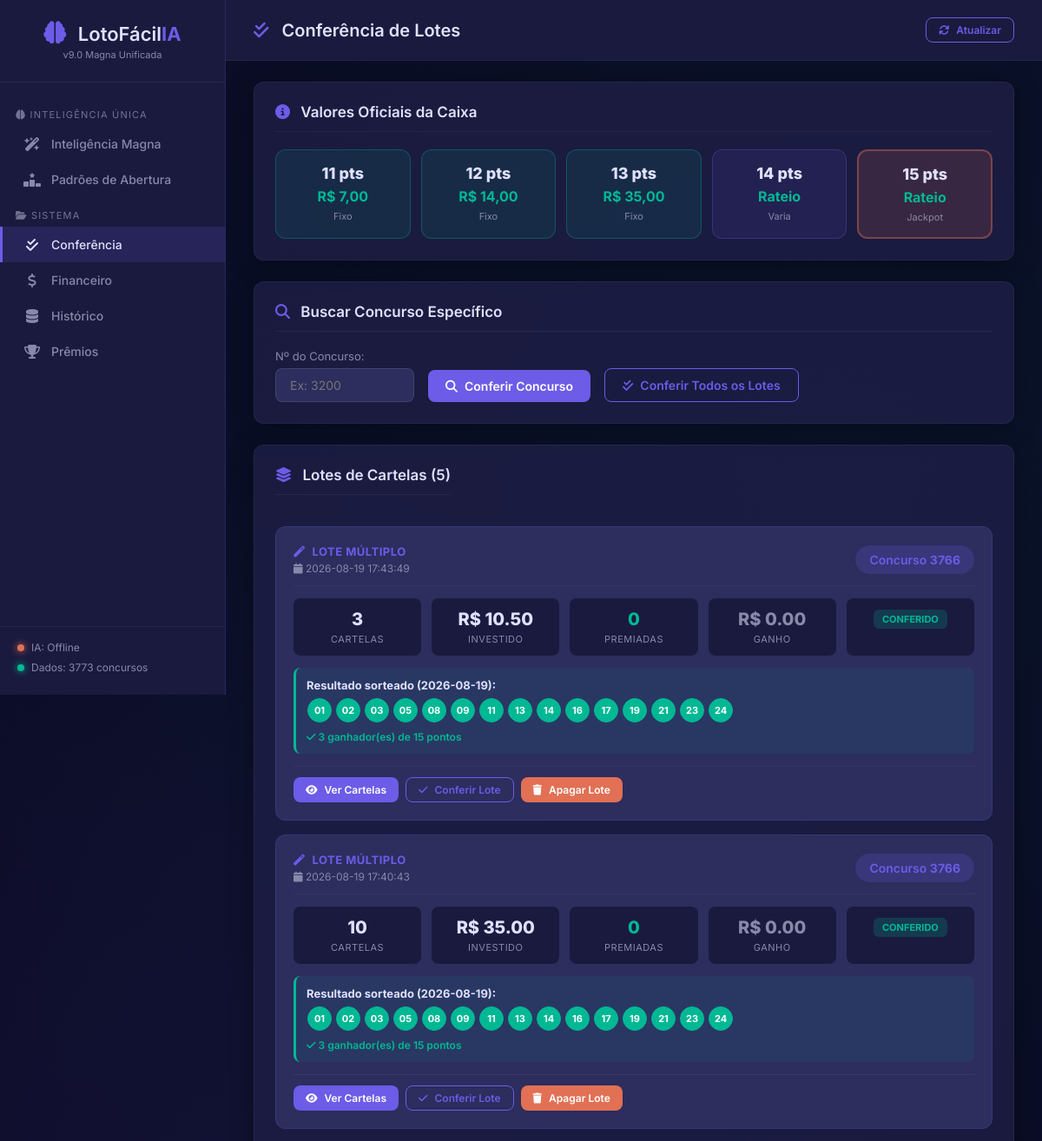
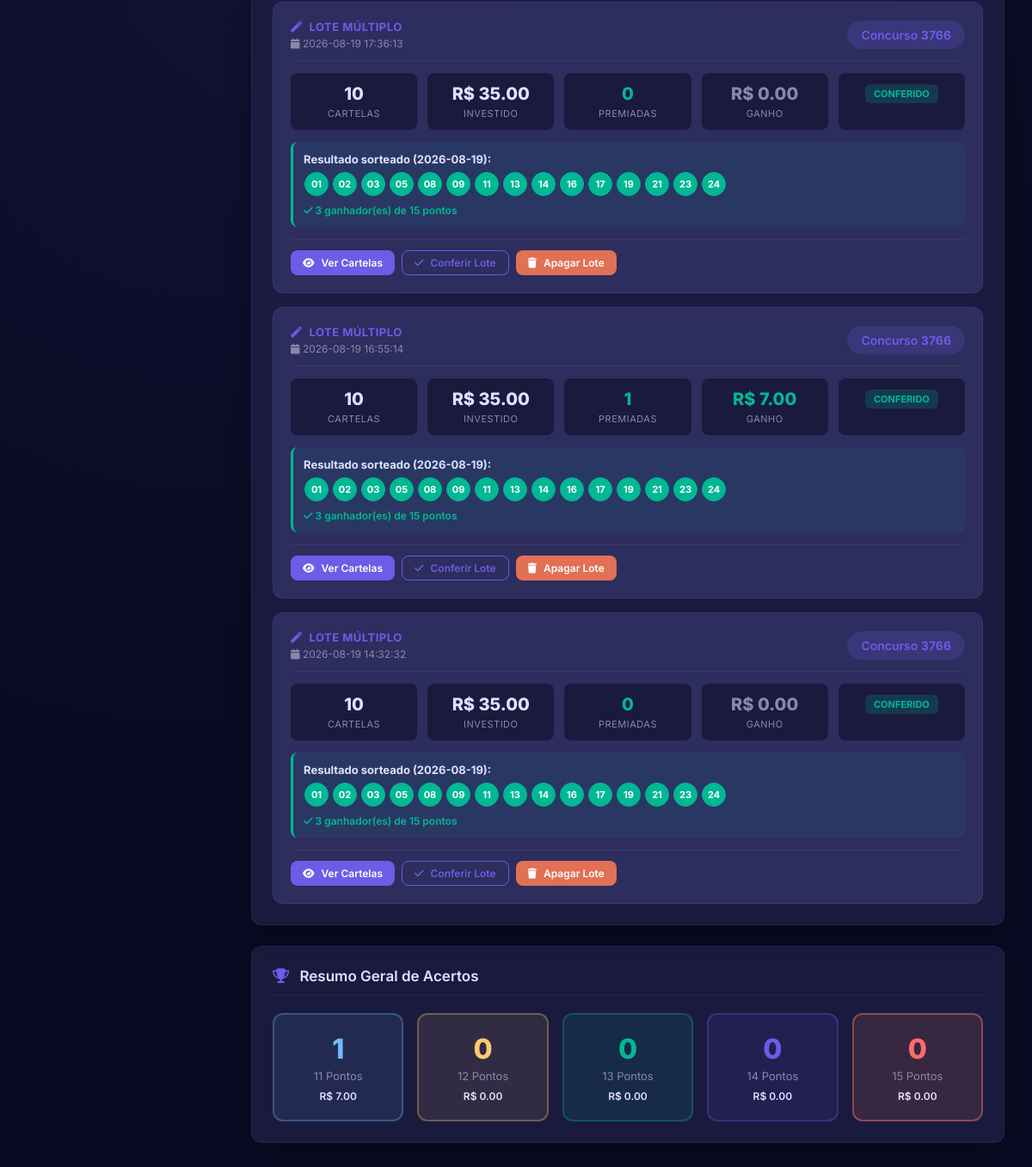
The page /conferencia on the database its author committed (2 pictures, top to bottom).
### tables this page shows
CREATE TABLE resultados (
                concurso        INTEGER PRIMARY KEY,
                data            TEXT,
                d1  INTEGER, d2  INTEGER, d3  INTEGER,
                d4  INTEGER, d5  INTEGER, d6  INTEGER,
                d7  INTEGER, d8  INTEGER, d9  INTEGER,
                d10 INTEGER, d11 INTEGER, d12 INTEGER,
                d13 INTEGER, d14 INTEGER, d15 INTEGER,
                bitmask         INTEGER,
                soma            INTEGER,
                pares           INTEGER,
                impares         INTEGER,
                primos_count    INTEGER,
                fibonacci_count INTEGER,
                borda_count     INTEGER,
                consecutivos_max INTEGER,
                -- Prêmios reais por faixa
                premio_11       REAL DEFAULT 0,
                premio_12       REAL DEFAULT 0,
                premio_13       REAL DEFAULT 0,
                premio_14       REAL DEFAULT 0,
                premio_15       REAL DEFAULT 0,
                -- Número de ganhadores por faixa
                ganhadores_11   INTEGER DEFAULT 0,
                ganhadores_12   INTEGER DEFAULT 0,
                ganhadores_13   INTEGER DEFAULT 0,
                ganhadores_14   INTEGER DEFAULT 0,
                ganhadores_15   INTEGER DEFAULT 0,
                -- Arrecadação total
                arrecadacao     REAL DEFAULT 0
            );

CREATE TABLE lotes_cartelas (
            lote_id       TEXT PRIMARY KEY,
            data_criacao  TEXT,
            concurso_alvo INTEGER,
            tipo_geracao  TEXT,
            quantidade    INTEGER,
            custo_total   REAL,
            modo          TEXT,
            grupo_elite   TEXT,
            cobertura_13  REAL,
            observacao    TEXT
        );

### app.py (the view)
@app.route("/conferencia")
def conferencia_page():
    lotes      = conferencia.get_todos_lotes()
    resumo_raw = conferencia.resumo_conferencia()
    resumo = {}
    for pts, dados in resumo_raw.items():
        resumo[pts] = dados if isinstance(dados, dict) \
                      else {"qtd": dados, "total_premio": 0}
    return render_template(
        "conferencia.html",
        lotes  = lotes,
        resumo = resumo,
    )

### app.py (called while the page is built)
@app.context_processor
def inject_status():
    return {"status": status_sistema}

### core/conferencia.py (called while the page is built, shortened)
def _safe_int(val):
    if val is None:
        return 0
    if hasattr(val, "item"):
        val = val.item()
    try:
        return int(val)
    except (TypeError, ValueError, OverflowError):
        return 0

### database/db_manager.py (called while the page is built)
    def get_conn(self):
        conn = sqlite3.connect(self.db_path)
        conn.row_factory = sqlite3.Row
        return conn

### templates/conferencia.html (shortened to what this page needs)
{% extends "base.html" %}
{% block page_title %}
    <i class="fas fa-check-double"></i> Conferência de Lotes
{% endblock %}
{% block content %}
<div class="section">
    <h2><i class="fas fa-info-circle"></i> Valores Oficiais da Caixa</h2>
    <div class="premios-oficiais-grid">
        <div class="premio-oficial fixo">
            <span class="po-pts">11 pts</span>
            <span class="po-valor">R$ 7,00</span>
            <span class="po-tipo">Fixo</span>
        </div>
        <div class="premio-oficial fixo">
            <span class="po-pts">12 pts</span>
            <span class="po-valor">R$ 14,00</span>
            <span class="po-tipo">Fixo</span>
        </div>
        <div class="premio-oficial fixo">
            <span class="po-pts">13 pts</span>
            <span class="po-valor">R$ 35,00</span>
            <span class="po-tipo">Fixo</span>
        </div>
        <div class="premio-oficial rateado">
            <span class="po-pts">14 pts</span>
            <span class="po-valor">Rateio</span>
            <span class="po-tipo">Varia</span>
        </div>
        <div class="premio-oficial rateado destaque">
            <span class="po-pts">15 pts</span>
            <span class="po-valor">Rateio</span>
            <span class="po-tipo">Jackpot</span>
        </div>
    </div>
</div>
<div class="section">
    <h2><i class="fas fa-search"></i> Buscar Concurso Específico</h2>
    <div class="form-inline">
        <div class="form-group">
            <label>Nº do Concurso:</label>
            <input type="number" id="input-concurso"
                   class="form-control input-concurso"
                   placeholder="Ex: 3200" min="1">
        </div>
        <button id="btn-conferir-num" class="btn btn-primary">
            <i class="fas fa-search"></i> Conferir Concurso
        </button>
        <button id="btn-conferir-todos" class="btn btn-outline">
            <i class="fas fa-check-double"></i> Conferir Todos os Lotes
        </button>
    </div>
</div>
<div class="section">
    <div class="section-header">
        <h2><i class="fas fa-layer-group"></i>
            Lotes de Cartelas ({{ lotes|length }})
        </h2>
    </div>
    {% if lotes %}
    <div class="lotes-lista">
        {% for lote in lotes %}
        <div class="lote-card" data-lote="{{ lote.lote_id }}">
            <div class="lote-header">
                <div class="lote-info-esq">
                    {% if lote.tipo_geracao == 'cartela_do_dia' %}
                        <div class="lote-tipo tipo-cartela-dia">
                            <i class="fas fa-eye"></i>
                            <span>CARTELA DO DIA</span>
                        </div>
                    {% else %}
                        <div class="lote-tipo tipo-multiplo">
                            <i class="fas fa-magic"></i>
                            <span>LOTE MÚLTIPLO</span>
                        </div>
                    {% endif %}
                    <div class="lote-data">
                        <i class="fas fa-calendar"></i>
                        {{ lote.data_criacao }}
                    </div>
                </div>
                <div class="lote-concurso-badge">
                    Concurso <strong>{{ lote.concurso_alvo }}</strong>
                </div>
            </div>
            <div class="lote-stats">
                <div class="lote-stat">
                    <span class="ls-num">{{ lote.total_cartelas }}</span>
                    <span class="ls-label">Cartelas</span>
                </div>
                <div class="lote-stat">
                    <span class="ls-num">
                        R$ {{ "%.2f"|format(lote.custo_total) }}
                    </span>
                    <span class="ls-label">Investido</span>
                </div>
                <div class="lote-stat">
                    <span class="ls-num ls-verde">
                        {{ lote.premiadas }}
                    </span>
                    <span class="ls-label">Premiadas</span>
                </div>
                <div class="lote-stat">
                    {% if lote.total_ganho > 0 %}
                        <span class="ls-num ls-verde">
                            R$ {{ "%.2f"|format(lote.total_ganho) }}
                        </span>
                    {% else %}
                        <span class="ls-num ls-cinza">
                            R$ {{ "%.2f"|format(lote.total_ganho) }}
                        </span>
                    {% endif %}
                    <span class="ls-label">Ganho</span>
                </div>
                <div class="lote-stat">
                    {% if lote.pendentes > 0 %}
                    <span class="badge badge-warning">
                        {{ lote.pendentes }} pendentes
                    </span>
                    {% else %}
                    <span class="badge badge-success">Conferido</span>
                    {% endif %}
                </div>
            </div>
            {% if lote.resultado_sorteio %}
            <div class="lote-resultado">
                <strong>
                    Resultado sorteado ({{ lote.data_sorteio }}):
                </strong>
                <div class="lote-resultado-bolas">
                    {% for d in lote.resultado_sorteio %}
                    <span class="bola-mini selecionada">
                        {{ "%02d"|format(d) }}
                    </span>
                    {% endfor %}
                </div>
                {% if lote.ganhadores_15 and lote.ganhadores_15 > 0 %}
                <div class="lote-status-premio ganhador">
                    <i class="fas fa-check"></i>
                    {{ lote.ganhadores_15 }} ganhador(es) de 15 pontos
                </div>
                {% else %}
                <div class="lote-status-premio acumulou">
                    <i class="fas fa-fire"></i> Prêmio ACUMULOU!
                </div>
                {% endif %}
            </div>
            {% endif %}
            <div class="lote-acoes">
                <button class="btn btn-sm btn-primary btn-ver-lote"
                        data-lote="{{ lote.lote_id }}">
                    <i class="fas fa-eye"></i> Ver Cartelas
                </button>
                <button class="btn btn-sm btn-outline btn-conferir-lote"
                        data-lote="{{ lote.lote_id }}"
                        data-concurso="{{ lote.concurso_alvo }}">
                    <i class="fas fa-check"></i> Conferir Lote
                </button>
                <button class="btn btn-sm btn-danger btn-apagar-lote"
                        data-lote="{{ lote.lote_id }}">
                    <i class="fas fa-trash"></i> Apagar Lote
                </button>
            </div>
        </div>
        {% endfor %}
    </div>
    {% else %}
    <p class="msg-vazio">
        Nenhum lote gerado ainda.
        Vá em <a href="/cerebro">Cérebro IA</a> ou
        <a href="/cerebro#aba-cartela_do_dia">Cartela do Dia</a> para começar.
    </p>
    {% endif %}
</div>
<div class="section">
    <h2><i class="fas fa-trophy"></i> Resumo Geral de Acertos</h2>
    <div class="acertos-grid">
        <div class="acerto-card a11">
            <span class="acerto-num">
                {{ resumo.get(11, {}).get('qtd', 0) }}
            </span>
            <span class="acerto-label">11 Pontos</span>
            <span class="acerto-premio">
                R$ {{ "%.2f"|format(
                    resumo.get(11, {}).get('total_premio', 0)) }}
            </span>
        </div>
        <div class="acerto-card a12">
            <span class="acerto-num">
                {{ resumo.get(12, {}).get('qtd', 0) }}
            </span>
            <span class="acerto-label">12 Pontos</span>
            <span class="acerto-premio">
                R$ {{ "%.2f"|format(
                    resumo.get(12, {}).get('total_premio', 0)) }}
            </span>
        </div>
        <div class="acerto-card a13">
            <span class="acerto-num">
                {{ resumo.get(13, {}).get('qtd', 0) }}
            </span>
            <span class="acerto-label">13 Pontos</span>
            <span class="acerto-premio">
                R$ {{ "%.2f"|format(
                    resumo.get(13, {}).get('total_premio', 0)) }}
            </span>
        </div>
        <div class="acerto-card a14">
            <span class="acerto-num">
                {{ resumo.get(14, {}).get('qtd', 0) }}
            </span>
            <span class="acerto-label">14 Pontos</span>
            <span class="acerto-premio">
                R$ {{ "%.2f"|format(
                    resumo.get(14, {}).get('total_premio', 0)) }}
            </span>
        </div>
        <div class="acerto-card a15">
            <span class="acerto-num">
                {{ resumo.get(15, {}).get('qtd', 0) }}
            </span>
            <span class="acerto-label">15 Pontos</span>
            <span class="acerto-premio">
                R$ {{ "%.2f"|format(
                    resumo.get(15, {}).get('total_premio', 0)) }}
            </span>
        </div>
    </div>
</div>
{% endblock %}

### templates/base.html (shortened to what this page needs)
<!DOCTYPE html>
<html lang="pt-br">
<head>
    <link rel="stylesheet"
          href="{{ url_for('static', filename='css/style.css') }}">
    <link href="https://cdnjs.cloudflare.com/ajax/libs/font-awesome/6.4.0/css/all.min.css"
          rel="stylesheet">
</head>
<body>
    <nav class="sidebar">
        <div class="sidebar-header">
            <div class="logo">
                <i class="fas fa-brain"></i>
                <span>LotoFácil<strong>IA</strong></span>
            </div>
            <small class="version">v9.0 Magna Unificada</small>
        </div>
        <ul class="nav-menu">
            <li class="nav-grupo-titulo">
                <i class="fas fa-brain"></i> INTELIGÊNCIA ÚNICA
            </li>
            <li>
                <a href="/cerebro"
                   class="{% if request.path.startswith('/cerebro') or request.path in ['/gerar','/cartela_do_dia','/wheeling','/analise','/singularidade','/ia_auditoria','/fisica','/avaliacao'] %}active{% endif %}">
                    <i class="fas fa-wand-magic-sparkles"></i> Inteligência Magna
                </a>
            </li>
            <li>
                <a href="/ordem"
                   class="{% if request.path == '/ordem' %}active{% endif %}">
                    <i class="fas fa-ranking-star"></i> Padrões de Abertura
                </a>
            </li>
            <li class="nav-grupo-titulo">
                <i class="fas fa-folder-open"></i> SISTEMA
            </li>
            <li>
                <a href="/conferencia"
                   class="{% if request.path == '/conferencia' %}active{% endif %}">
                    <i class="fas fa-check-double"></i> Conferência
                </a>
            </li>
            <li>
                <a href="/financeiro_page"
                   class="{% if request.path == '/financeiro_page' %}active{% endif %}">
                    <i class="fas fa-dollar-sign"></i> Financeiro
                </a>
            </li>
            <li>
                <a href="/historico"
                   class="{% if request.path == '/historico' %}active{% endif %}">
                    <i class="fas fa-database"></i> Histórico
                </a>
            </li>
            <li>
                <a href="/premios"
                   class="{% if request.path == '/premios' %}active{% endif %}">
                    <i class="fas fa-trophy"></i> Prêmios
                </a>
            </li>
        </ul>
        <div class="sidebar-footer">
            <div class="status-indicator">
                <span class="dot {% if status and status.ia_treinada %}green{% else %}red{% endif %}"></span>
                IA: {% if status and status.ia_treinada %}Online{% else %}Offline{% endif %}
            </div>
            <div class="status-indicator">
                <span class="dot {% if status and status.dados_carregados %}green{% else %}red{% endif %}"></span>
                Dados: {% if status and status.ultimo_concurso %}{{ status.ultimo_concurso }}{% else %}0{% endif %} concursos
            </div>
        </div>
    </nav>
    <main class="main-content">
        <header class="topbar">
            <h1>{% block page_title %}Dashboard{% endblock %}</h1>
            <div class="topbar-actions">
                <button onclick="atualizarStatus()"
                        class="btn btn-sm btn-outline">
                    <i class="fas fa-sync"></i> Atualizar
                </button>
            </div>
        </header>
        <div class="content">
            {% block content %}{% endblock %}
        </div>
    </main>
</body>
</html>

### rows shown on the page
resultados: data_criacao "2026-08-19 17:43:49", concurso_alvo "3766", total_cartelas "3", premiadas "0", total_ganho "0.00", data_sorteio "2026-08-19", d "01" "02" "03" "05" "08" "09" "11" "13" "14" "16" "17" "19" "21" "23" "24" "01" "02" "03" "05" "08" "09" "11" "13" "14" "16" "17" "19" "21" "23" "24" "01" "02" "03" "05" "08" "09" "11" "13" "14" "16" "17" "19" "21" "23" "24" "01" "02" "03" "05" "08" "09" "11" "13" "14" "16" "17" "19" "21" "23" "24" "01" "02" "03" "05" "08" "09" "11" "13" "14" "16" "17" "19" "21" "23" "24", ganhadores_15 "3", data_criacao "2026-08-19 17:40:43", total_cartelas "10", data_criacao "2026-08-19 17:36:13", data_criacao "2026-08-19 16:55:14", premiadas "1", total_ganho "7.00", data_criacao "2026-08-19 14:32:32"
lotes_cartelas: custo_total "10.50"
lotes_cartelas: custo_total "35.00"
lotes_cartelas: custo_total "35.00"
lotes_cartelas: custo_total "35.00"
lotes_cartelas: custo_total "35.00"

### other values the page prints
{{ status.ultimo_concurso }} "3773"
{{ lotes|length }} "5"
{{ resumo.get(11, {}).get('qtd', 0) }} "1"
{{ resumo.get(12, {}).get('qtd', 0) }} "0"
{{ resumo.get(13, {}).get('qtd', 0) }} "0"
{{ resumo.get(14, {}).get('qtd', 0) }} "0"
{{ resumo.get(15, {}).get('qtd', 0) }} "0"
